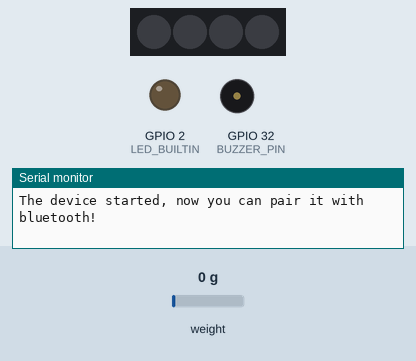
Bench run of a sketch on a simulated ESP32. On the bench: 4 RGB LEDs in strip order, left to right, output pins drawn as LEDs (lit = HIGH), buzzer (waves = sounding, pin HIGH), the last lines printed to the serial monitor. Inputs (shaded band) come from the test bench; at power-on: weight on the scale 0 g. Dim RGB values are drawn brighter than linear; nothing arrives over Bluetooth unless stated.

Above: at 0.01 s.
At 1.3 s:
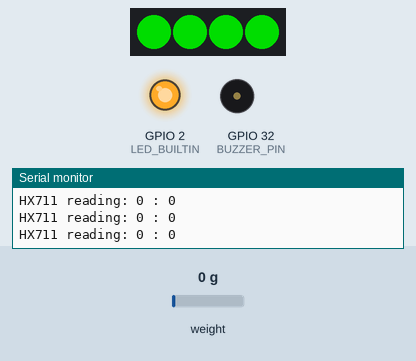
1.4 s: weight on the scale set to 44 g
2.9 s: weight on the scale set to 50 g
At 3.7 s:
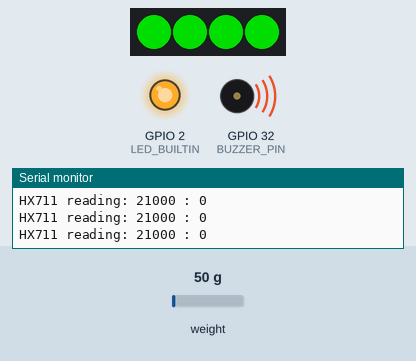
Timing chart, 0 to 5.9 s (numbered marks = the images above; inputs shaded):
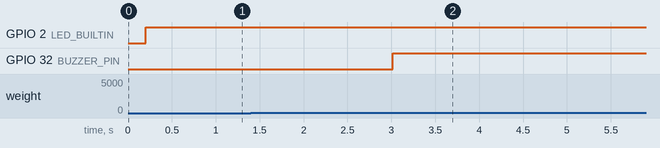

The sketch:

ESP_WROOM_32.ino
```cpp
/*
 Name:		ESP_WROOM_32.ino
 Created:	2019-03-23 오후 6:32:02
 Author:	Kang Minkyu
*/

#include "ESP_WROOM_32.h"

#if(1 == BLUETOOTH_SERIAL)
#include <BluetoothSerial.h>
#endif
#include <HX711.h>
#include <Adafruit_NeoPixel.h>
#ifdef __AVR__
#include <avr/power.h>
#endif

// Build in LED
#if(1 == BOARD_ESP32)
#define LED_BUILTIN 2
#elif(1 == BOARD_UNO)
#define LED_BUILTIN 2
#endif
boolean ledState = LOW;

// HX711 circuit wiring
#if(1 == BOARD_ESP32)
#define LOADCELL_DOUT_PIN 13
#define LOADCELL_SCK_PIN 14
#elif(1 == BOARD_UNO)
#define LOADCELL_DOUT_PIN 2
#define LOADCELL_SCK_PIN 3
#endif
HX711 scale;
long criteiraPressure;

// Bluetooth
#if(1 == BLUETOOTH_SERIAL)
BluetoothSerial SerialBT;
#endif

// Buzzer
#if(1 == BOARD_ESP32)
#define BUZZER_PIN 32
#elif(1 == BOARD_UNO)
#define BUZZER_PIN 4
#endif

// NeoPixel
#if(1 == BOARD_ESP32)
#define STRIPLED_PIN 35
#elif(1 == BOARD_UNO)
#define STRIPLED_PIN 5
#endif
#define NUMPIXELS 4
Adafruit_NeoPixel pixels = Adafruit_NeoPixel(NUMPIXELS, STRIPLED_PIN, NEO_GRB + NEO_KHZ800);

// the setup function runs once when you press reset or power the board
void setup() {
	pinMode(LED_BUILTIN, OUTPUT);

	Serial.begin(115200);
#if(1 == BLUETOOTH_SERIAL)
	SerialBT.begin("ESP32test"); //Bluetooth device name
#endif
	Serial.println("The device started, now you can pair it with bluetooth!");
	scale.begin(LOADCELL_DOUT_PIN, LOADCELL_SCK_PIN);
	criteiraPressure = getPressure();

	pinMode(BUZZER_PIN, OUTPUT);

	pixels.begin();
}

// the loop function runs over and over again until power down or reset
void loop() {
	long pressure = abs(getPressure() /*- criteiraPressure*/);
	Serial.print("HX711 reading: ");
	Serial.print(pressure);
	Serial.print(" : ");
	Serial.println(criteiraPressure);
#if(1 == BLUETOOTH_SERIAL)
	SerialBT.println(pressure);
#endif

	if (pressure > 20000) {
		digitalWrite(BUZZER_PIN, HIGH);
	}
	else {
		digitalWrite(BUZZER_PIN, LOW);
	}

	for (int i = 0; i < NUMPIXELS; i++) {
		// pixels.Color takes RGB values, from 0,0,0 up to 255,255,255
		pixels.setPixelColor(i, pixels.Color(0, 150, 0));
		pixels.show();
		//delay(500);
	}

	digitalWrite(LED_BUILTIN, !ledState);
	delay(100);
}


long getPressure() {
	long pressure = 0;
	if (scale.is_ready()) {
		pressure = scale.read();
	}
	else {
		Serial.println("HX711 not found.");
	}
	return pressure;
}
```

ESP_WROOM_32.h
```cpp
#pragma once

#define BLUETOOTH_SERIAL 1

#define BOARD_ESP32 1
#define BOARD_UNO 0
```

Measured:
- the behaviour switches between 47 and 48 g on weight on the scale (found by bisection; images 1 and 2)
- after the input at 2.9 s, GPIO 32 (BUZZER_PIN): LOW → HIGH after 0.12 s
